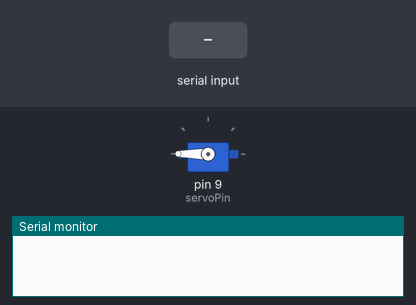
Recording of a program running on a simulated Arduino Uno, built with avr-gcc and run on an emulated ATmega328P. On the bench: servo, the last lines printed to the serial monitor. The inputs (shaded band) are chosen by the test bench.

Above: at 1.2 s.
1.3 s: "TRUE\n" received over Serial
At 2.1 s:
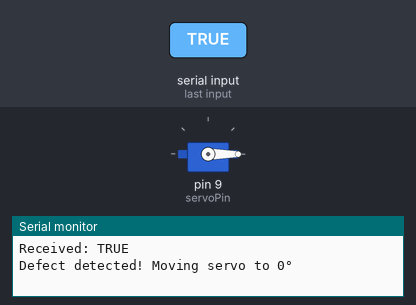
3.8 s: "1\n" received over Serial
Timing chart, 0 to 6.8 s (numbered marks = the images above; inputs shaded):
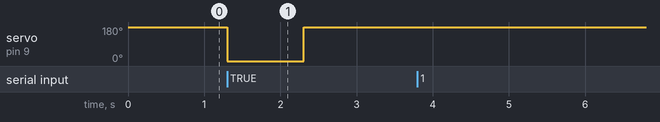

The program:

main.cpp
```cpp
#include <Arduino.h>
#include <Servo.h>

Servo myServo;
const int servoPin = 9;
const int defaultAngle = 180;  // Start at 180°
const int defectAngle = 0;     // Move to 0° when defect detected

void setup() {
  Serial.begin(9600);  // Communication with ESP8266
  myServo.attach(servoPin);
  myServo.write(defaultAngle);  // Set servo to initial position (180°)
}

void loop() {
  if (Serial.available()) {
    String receivedData = Serial.readStringUntil('\n'); // Read full line
    receivedData.trim(); // Remove unwanted spaces

    Serial.print("Received: ");
    Serial.println(receivedData);

    if (receivedData.indexOf("TRUE") != -1) {
      Serial.println("Defect detected! Moving servo to 0°");
      myServo.write(defectAngle);  // Move to 0°
      delay(1000);  // Stay at 0° for a second
      Serial.println("Returning to 180°");
      myServo.write(defaultAngle); // Return to 180°
    } else {
      Serial.println("No defect detected. Keeping at 180°");
      myServo.write(defaultAngle);
    }
  }
}
```

Measured:
- after the input at 1.3 s, servo on pin 9 (servoPin): 180° → 0° at once, → 180° 1.0 s later
